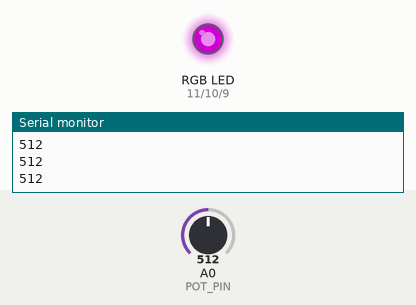
A sketch run on a simulated Arduino Uno, built with avr-gcc and run on an emulated ATmega328P. On the bench: an RGB LED mixed from three pins (HIGH = lit), the last lines printed to the serial monitor. Inputs (shaded band) come from the test bench; at power-on: A0 (POT_PIN) = 512. Dim RGB values are drawn brighter than linear.

Above: at 1.2 s.
1.3 s: A0 (POT_PIN) set to 716
At 2.1 s:
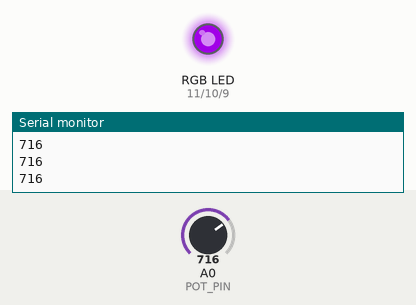
2.8 s: A0 (POT_PIN) set to 900
At 3.4 s:
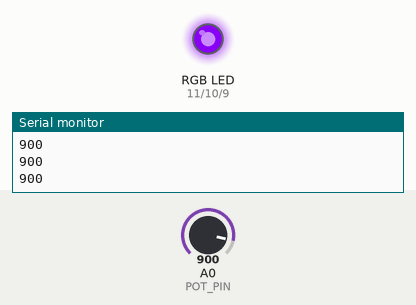
4.3 s: A0 (POT_PIN) set to 122
At 5.5 s:
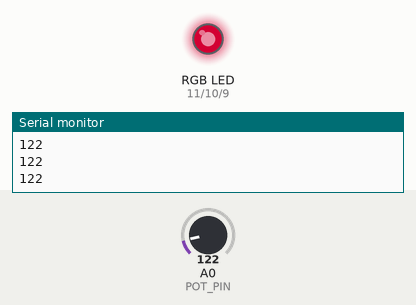
5.8 s: A0 (POT_PIN) set to 0
At 6.8 s:
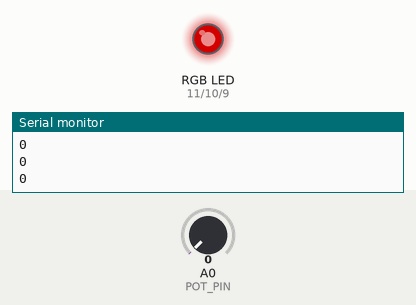
Timing chart, 0 to 8.3 s (numbered marks = the images above; inputs shaded):
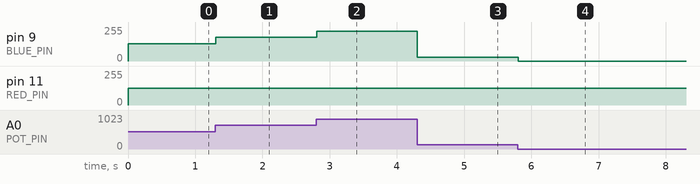

Measured:
- after the input at 1.3 s, pin 9 (BLUE_PIN): 128/255 → 179/255 at once
- after the input at 2.8 s, pin 9 (BLUE_PIN): 179/255 → 225/255 at once
- after the input at 4.3 s, pin 9 (BLUE_PIN): 225/255 → 30/255 at once
- after the input at 5.8 s, pin 9 (BLUE_PIN): 30/255 → 0/255 at once

The sketch:

rgb_led.ino
```cpp
#define RED_PIN 11
#define GREEN_PIN 10
#define BLUE_PIN 9
#define POT_PIN A0
void setup() {
  // put your setup code here, to run once:
  pinMode(RED_PIN, OUTPUT);
  pinMode(GREEN_PIN, OUTPUT);
  pinMode(BLUE_PIN, OUTPUT);
  Serial.begin(9600);
}

void loop() {
  // put your main code here, to run repeatedly:
  int potVal = analogRead(POT_PIN);
  Serial.println(potVal);
  analogWrite(RED_PIN,125);
  analogWrite(GREEN_PIN,0);
  analogWrite(BLUE_PIN,potVal/4);
//  delay(500);
//  digitalWrite(LED_PIN,0);
//  delay(500);
}
```
